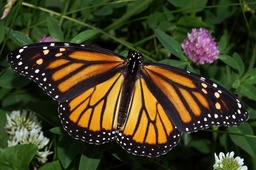
#> input picture images/butterfly.jpg, 256 x 170 px, shrunk from 800 x 532 before the run
$ jupyter execute 04-edge_detector.ipynb
#> lines starting #> are read from the running program, lines starting #| are printed output that depends on the picture
# Edge Detector *(Using Laplace Operator)*

### imports

[cell 1]
import cv2
import numpy as np
from matplotlib import pyplot as plt

### main variables

[cell 2]
image_path = '../images/butterfly.jpg'

### functions

[cell 3]
#Source: https://stackoverflow.com/a/42314798

def plotimage(img, title=None, figsize=None):
    h = img.shape[0]
    w = img.shape[1]
    dpi = 80
    if figsize is None:
        figsize = w / float(dpi), h / float(dpi)
    fig = plt.figure(figsize=figsize)
    ax = fig.add_axes([0, 0, 1, 1])
    ax.axis('off')
    ax.imshow(img, cmap='gray')
    if title:
        plt.title(title)
    plt.show()

### read image

[cell 4]
img = cv2.imread(image_path)
#> img is the input picture: shape (170, 256, 3); mean B, G, R 33.4, 63.4, 66.8
gray = cv2.cvtColor(img, cv2.COLOR_BGR2GRAY)
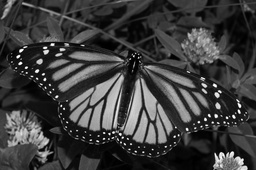
#> gray: shape (170, 256); min 0, max 255, mean 60.9
plotimage(gray, 'Grayscale Image')

### Operator & Convolution Class

[cell 5]
class Operator:
    def __init__(self, kernel, center=None):
        if type(kernel) is not np.ndarray:
            kernel = np.asarray(kernel)
        if len(kernel.shape)!=2:
            raise Exception("Opeartor should be a 2D array")
        self.kernel = kernel

        if center is None:
            center = ((kernel.shape[0]-1)//2, (kernel.shape[1]-1)//2)
        self.center = center


    def __repr__(self):
        return "kernel: {} | center: {}".format(self.kernel, self.center).replace("\n"," ")

    def width(self):
        return self.kernel.shape[0]

    def height(self):
        return self.kernel.shape[1]

    def center_to_bottom_right(self):
        return center_to_right() , center_to_bottom()

    def center_to_right(self):
        return self.width() - 1 - self.center[0]

    def center_to_bottom(self):
        return self.height() - 1 - self.center[1]

    def apply_operator(self, gray):
        '''
        Convolution of the operator through the image
        '''
        imwidth = gray.shape[0]
#> imwidth = 170
        imheight = gray.shape[1]
#> imheight = 256

        result = np.zeros_like(gray, dtype='int')
        for i in range(self.center[0],imwidth-self.center_to_right()):
            for j in range(self.center[1],imheight-self.center_to_bottom()):
                result[i,j] = np.sum(self.kernel*gray[i-self.center[0]:i+self.center_to_right()+1,j-self.center[1]:j+self.center_to_bottom()+1])
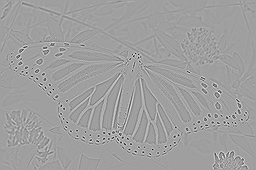
#> result: shape (170, 256) int64; min -661, max 397, mean 0; drawn with min black and max white

        return result

### Apply Laplace operators
*change to any other operator(s)*

[cell 6]
laplace4 = Operator([
    [0, 1,0],
    [1,-4,1],
    [0, 1,0]
])

laplace8 = Operator(np.array([
    [1, 1,1],
    [1,-8,1],
    [1, 1,1]
]))

# operator1 = Operator(np.array([
#     [1, -1],
# ]))

# operator2 = Operator(np.array([
#     [ 1],
#     [-1]
# ]))

# LoG_operator = Operator(np.array([
#     [ 0, 0,-1, 0, 0],
#     [ 0,-1,-2,-1, 0],
#     [-1,-2,16,-2,-1],
#     [ 0,-1,-2,-1, 0],
#     [ 0, 0,-1, 0, 0],
# ]))


res4 = np.abs(laplace4.apply_operator(gray))
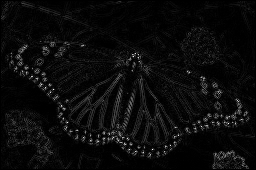
#> res4: shape (170, 256) int64; min 0, max 661, mean 29.9; drawn with min black and max white
res8 = np.abs(laplace8.apply_operator(gray))

[cell 7]
plt.figure(figsize=(20,20))
plt.subplot(121), plt.title("Laplace 4-Neighbourhoods"), plt.imshow(res4, cmap='gray')
plt.subplot(122), plt.title("Laplace 8-Neighbourhoods"), plt.imshow(res8, cmap='gray')
plt.show()
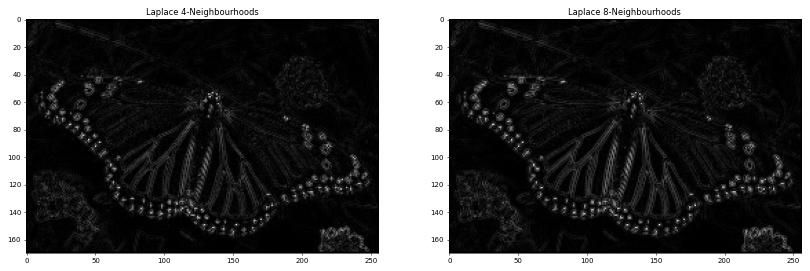
#> figure drawn by matplotlib, 2 panels

### Thresholding

[cell 8]
thresh=50
res4[res4<thresh] = 0
res8[res8<thresh] = 0

plt.figure(figsize=(20,20))
plt.subplot(121), plt.title("Laplace 4-Neighbourhoods"), plt.imshow(res4, cmap='gray')
plt.subplot(122), plt.title("Laplace 8-Neighbourhoods"), plt.imshow(res8, cmap='gray')
plt.show()
